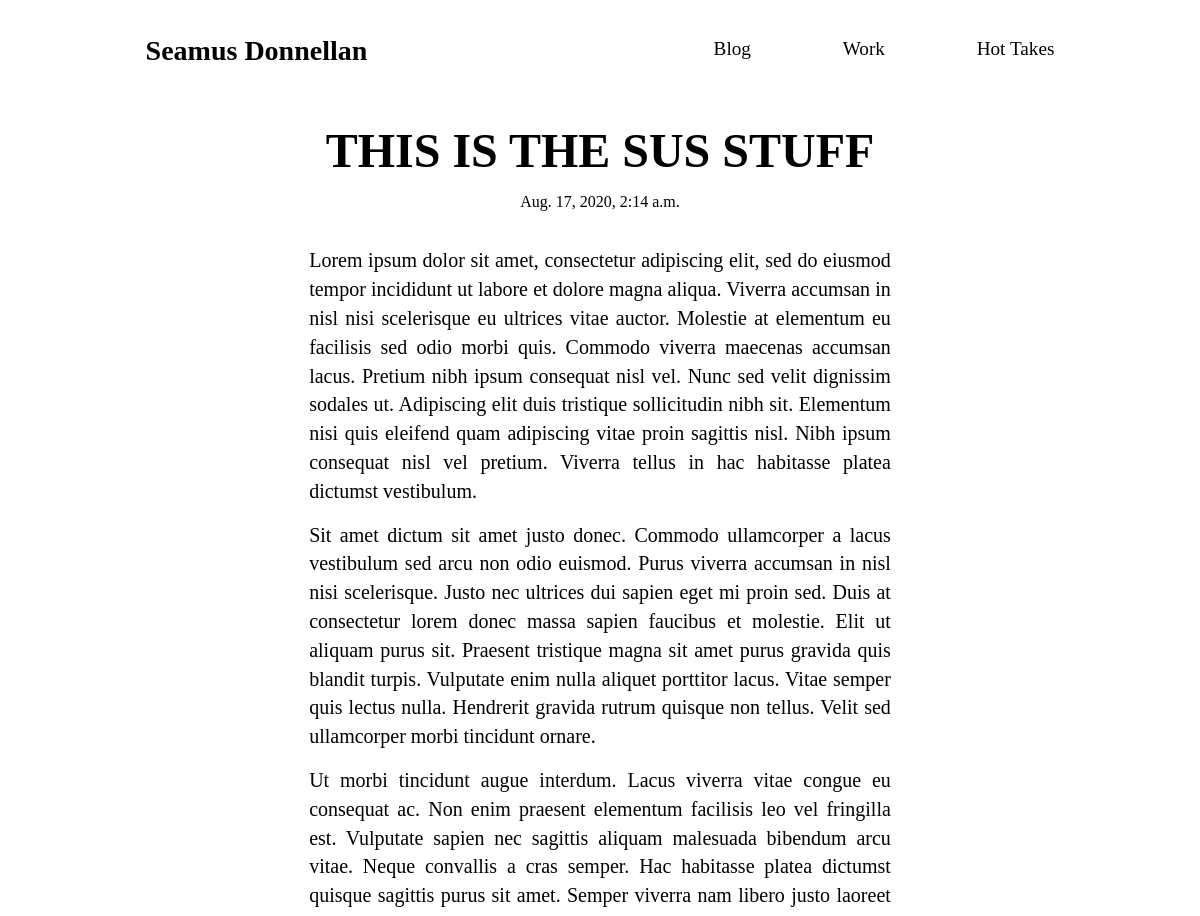
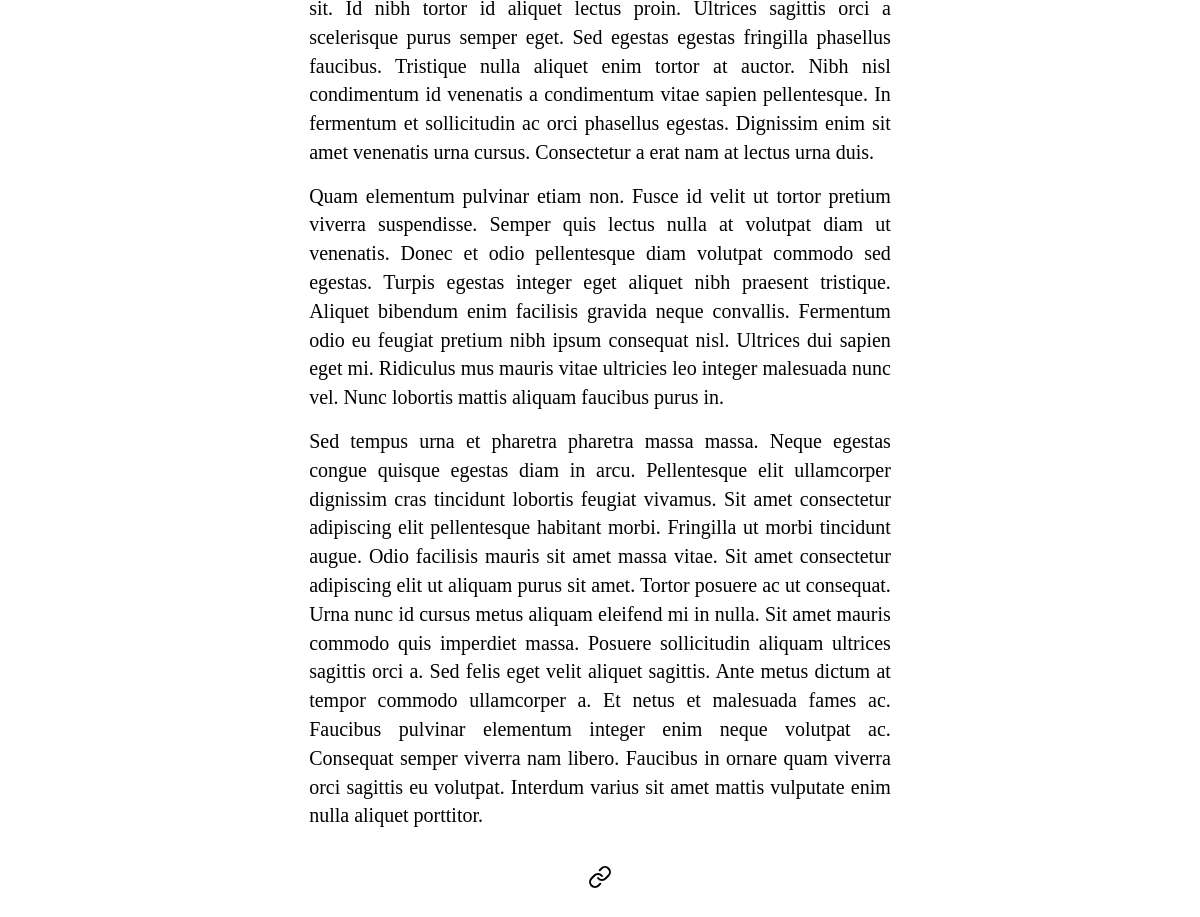
/post/more-stuff/, run on the app's committed database (2 pictures, top to bottom).
### core/models.py (models this page shows, shortened)
class Post(models.Model):
    author = models.ForeignKey(User, on_delete=models.CASCADE)
    title = models.CharField(max_length=150)
    content = RichTextField()
    timestamp = models.DateTimeField(auto_now_add=True)
    slug = models.SlugField(unique=True,default="",max_length=1000)

### core/views.py (the view)
# urls.py: path('post/<slug>/',views.post_detail,name='post'),
def post_detail(request,slug):
    post = get_object_or_404(Post, slug=slug)
    return render(request,'core/post.html',{'post':post})

### core/templates/core/post.html (shortened to what this page needs)
{% extends 'core/base.html' %}
{% block content %}
<div class="post">
    <h1>{{ post.title }}</h1>
    <p>{{ post.timestamp }}</p>
    <div class="post__text">
        <p>{{ post.content | safe }}</p>
    </div>
    <div style="text-align: center; display: flex; justify-content: center;" class="post__icons">
        <a href="index" data-feather="link"></a>
    </div>
</div>
{% endblock %}

### core/static/css/main.css (style rules this page uses)
* { margin: 0; padding: 0; -webkit-box-sizing: border-box; box-sizing: border-box; vertical-align: middle; }
.post { margin: 5% 10%; height: auto; font-family: "Biko"; width: auto; word-wrap: break-word; }
.post h1 { font-family: "Biko"; font-size: 3em; text-align: center; }
.post p { font-family: "Biko"; word-wrap: break-word; margin: 15px 0; font-weight: lighter; text-align: center; }
.post__text { line-height: 1.8em; margin: 35px 18%; }
.post__text p { font-weight: lighter; text-align: justify; font-size: 20px; }

### data on the page
Post: title "THIS IS THE SUS STUFF", timestamp "Aug. 17, 2020, 2:14 a.m.", content "Lorem ipsum dolor sit amet, consectetur adipiscing elit, sed do eiusmod tempor incididunt ut labore et dolore magna aliqua. Viverra accumsan in nisl nisi scelerisque eu ultrices vitae auctor. Molestie at elementum eu facilisis sed odio morbi quis. Commodo viverra maecenas accumsan lacus. Pretium nibh ipsum consequat nisl vel. Nunc sed velit dignissim sodales ut. Adipiscing elit duis tristique sollicitudin nibh sit. Elementum nisi quis eleifend quam adipiscing vitae proin sagittis nisl. Nibh ipsum consequat nisl vel pretium. Viverra tellus in hac habitasse platea dictumst vestibulum. Sit amet dictum sit amet justo donec. Commodo ullamcorper a lacus vestibulum sed arcu non odio euismod. Purus…"
